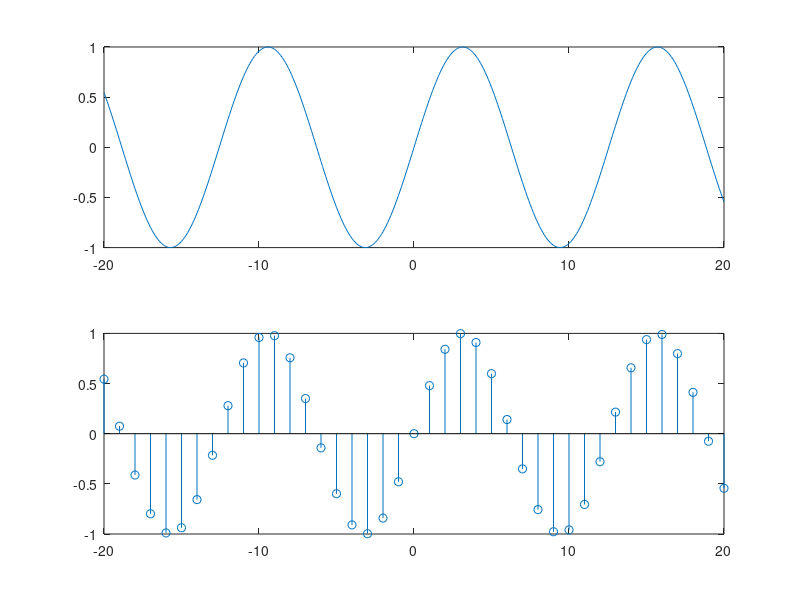

MATLAB code for this plot:
%% Practice code for Function Plotting

close all;
clc;
clear all;

t = -20:0.1:20;
ft = sin(t/2);

n = -20:1:20;
fn = sin(n/2);

figure(1);
subplot(2,1,1);
plot(t,ft);

subplot(2,1,2);
stem(n,fn);

print -depsc pr11;

